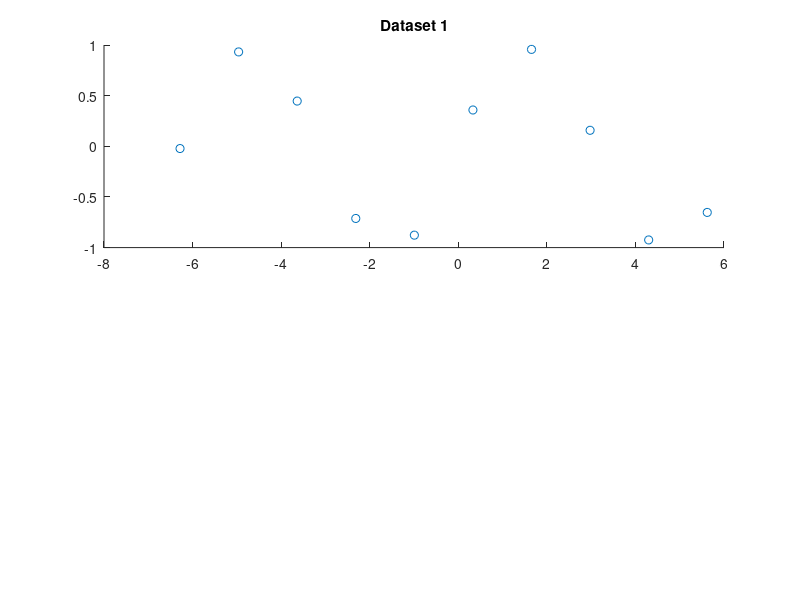

The MATLAB source for this figure: (Note: this script raises an error after producing the figure.)
X1 = [-6.28318531 -4.96040945 -3.6376336   -2.31485774 -0.99208189  0.33069396   1.65346982   2.97624567  4.29902153   5.62179738];

Y1 = [-0.02212373  0.93174316  0.44657927  -0.71237743 -0.87719887  0.35844402   0.95673157   0.15797694 -0.92443154  -0.65275084];

X2 = [-5.         -4.79591837 -4.59183673 -4.3877551  -4.18367347 -3.97959184  -3.7755102  -3.57142857 -3.36734694 -3.16326531 -2.95918367 -2.75510204  -2.55102041 -2.34693878 -2.14285714 -1.93877551 -1.73469388 -1.53061224  -1.32653061 -1.12244898 -0.91836735 -0.71428571 -0.51020408 -0.30612245  -0.10204082  0.10204082  0.30612245  0.51020408  0.71428571  0.91836735   1.12244898  1.32653061  1.53061224  1.73469388  1.93877551  2.14285714   2.34693878  2.55102041  2.75510204  2.95918367  3.16326531  3.36734694   3.57142857  3.7755102   3.97959184  4.18367347  4.3877551   4.59183673   4.79591837  5.        ];

Y2 = [ 1.51657986e+01  1.18834486e+01  1.14908377e+01  9.69999012e+00   8.83752995e+00  8.53654378e+00  7.26220222e+00  6.24526603e+00   6.14466521e+00  2.20438691e+00  3.02257790e+00  2.55301601e+00   1.20314417e+00  2.81993279e+00 -7.95772374e-02  5.17986596e-01  -2.02214422e+00 -1.88483645e+00 -6.00919079e-01 -1.89204707e-01   1.69449681e-02  3.91334228e-01 -1.73970249e+00 -3.19757434e-01  -6.00188224e-01  2.31330343e-01  5.82638717e-01  4.22184971e+00   3.59292410e-01  4.59202652e+00  4.71769806e+00  5.21676309e+00   6.70631069e+00  6.62448237e+00  7.35495405e+00  9.65171985e+00   9.61038903e+00  1.22648215e+01  1.29301284e+01  1.33289427e+01   1.76286428e+01  1.76382160e+01  2.07450785e+01  2.18295969e+01   2.30767522e+01  2.64519126e+01  2.74412541e+01  2.89516763e+01   3.31531920e+01  3.70987315e+01];

subplot(2,1,1);
scatter(X1, Y1);
title('Dataset 1');
% dataset 1 seems to be periodic so a trig basis would be best
% interpolation would be best since it could go through all the points
hold on
[coeffI] = func_fit(X1, Y1, "interpolate", "trig", 0);
[coeffA] = func_fit(X1, Y1, "approximate", "trig", 4);
x = linspace(min(X1), max(X1), 1000);
% plot interpolation
y = plot_trig(coeffI, x);
a1 = plot(x, y); M1 = 'interpolation';
%plot approximation
y = plot_trig(coeffA, x);
a2 = plot(x, y); M2 = 'approximation';
legend([a1;a2], [M1;M2]);
hold off;

subplot(2,1,2)
scatter(X2, Y2);
title('Dataset 2');
% dataset 2 seems to be roughly quadratic so a poly basis would be best
% approximation would fit better here since it could match the quadratic curve
hold on
[coeffI] = func_fit(X2, Y2, "interpolate", "poly", 0);
[coeffA] = func_fit(X2, Y2, "approximate", "poly", 2);
x = linspace(min(X2), max(X2), 1000);
% plot interpolation
y = plot_poly(coeffI, x);
a1 = plot(x, y); M1 = 'interpolation';
% plot approximation
y = plot_poly(coeffA, x);
a2 = plot(x, y); M2 = 'approximation';
ylim([-5,35]);
legend([a1;a2], [M1;M2]);
hold off

%set different colors
colororder(["#fc0303";"#03fc07";"#0b03fc"])

function y = plot_trig(coeff, x)
    y = [];
    degrees = size(coeff, 1);
    if rem(degrees, 2) == 1
            % if odd number of points K=(n-1)/2
            K = (degrees-1)/2
        else
            K = floor((degrees-1)/2)
        end
    for t = 1:size(x,2)
        pt = coeff(1);
        % calculate pt
        for k = 1:K
            pt = pt + coeff(k+1)*cos(k*x(t));
            pt = pt + coeff(k+K+1)*sin(k*x(t));
        end
        if rem(degrees, 2) == 0
            % if it was evaluate additional basis
            pt = pt + coeff(end)*sin(K+1*x(t));
        end
        % add to y
        y = [y pt];
    end
end

function y = plot_poly(coeff, x)
    y = polyval(coeff, x);
end
